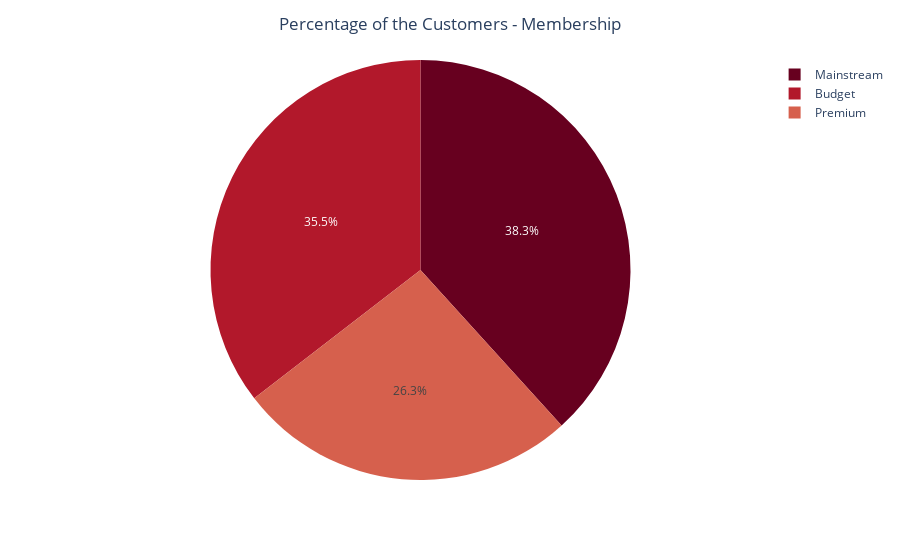

Notebook cell for this chart:
### Code cell
fig2 = px.pie(chips_member_2, chips_member_2['PREMIUM_CUSTOMER'], chips_member_2['count'], color_discrete_sequence=px.colors.sequential.RdBu)
#fig.update_traces(textposition='inside', textinfo='percent+label')
fig2.update_layout(title='Percentage of the Customers - Membership',title_x=0.5,uniformtext_minsize=8, uniformtext_mode='hide')
fig2.show()

### Figure 1 — Plotly figure (JSON) as saved in the notebook; plotly's stock layout.template omitted (floating-point values rounded to 4 significant figures)
{"data": [{"domain": {"x": [0, 1], "y": [0, 1]}, "hovertemplate": "PREMIUM_CUSTOMER=%{label}<br>count=%{value}<extra></extra>", "labels": ["Budget", "Mainstream", "Premium", "Budget", "Mainstream", "Premium", "Budget", "Mainstream", "Premium", "Budget", "Mainstream", "Premium", "Budget", "Mainstream", "Premium", "Budget", "Mainstream", "Premium", "Budget", "Mainstream", "Premium"], "legendgroup": "", "name": "", "showlegend": true, "type": "pie", "values": [1473, 3333, 2298, 840, 635, 449, 6539, 4112, 3131, 5172, 5162, 4970, 4305, 5958, 3572, 5406, 3696, 3318, 2708, 5643, 1850]}], "layout": {"legend": {"tracegroupgap": 0}, "margin": {"t": 60}, "piecolorway": ["rgb(103,0,31)", "rgb(178,24,43)", "rgb(214,96,77)", "rgb(244,165,130)", "rgb(253,219,199)", "rgb(247,247,247)", "rgb(209,229,240)", "rgb(146,197,222)", "rgb(67,147,195)", "rgb(33,102,172)", "rgb(5,48,97)"], "title": {"text": "Percentage of the Customers - Membership", "x": 0.5}, "uniformtext": {"minsize": 8, "mode": "hide"}}}
